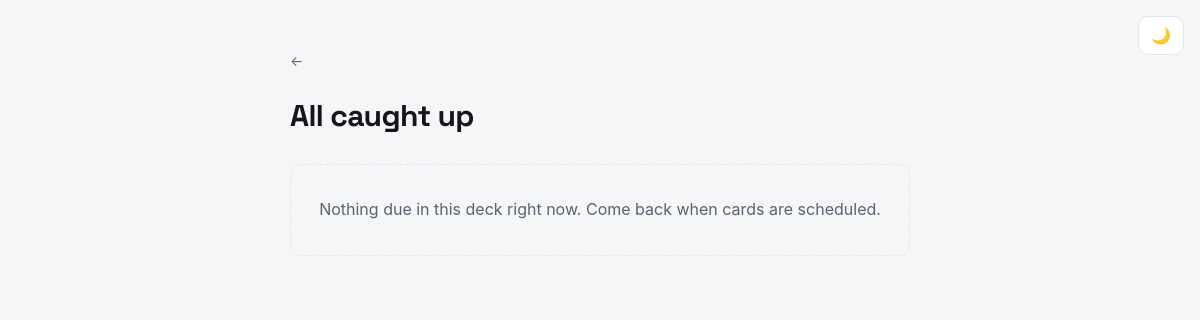
/decks/2/review, run on an earlier commit of the app's database.
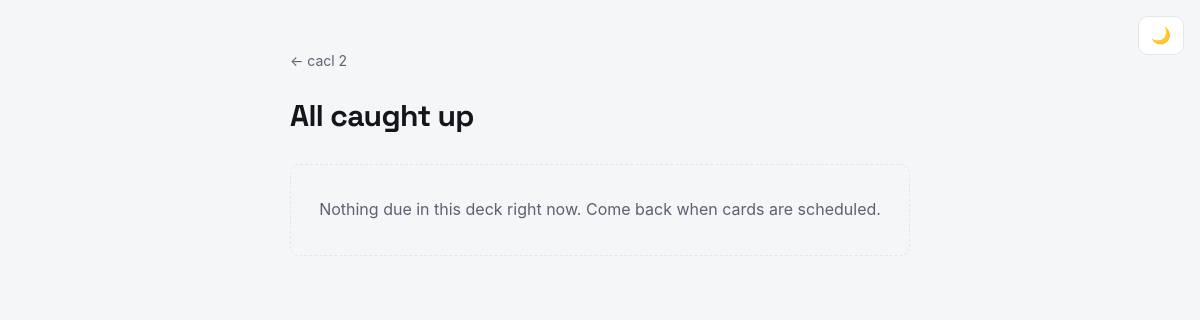
And on a later commit of the database.
### tables this page shows
CREATE TABLE decks (
    id INTEGER PRIMARY KEY AUTOINCREMENT,
    name TEXT NOT NULL
);

### app.py (the view)
@app.route("/decks/<int:deck_id>/review")
def review(deck_id):
    deck = db.get_deck(deck_id)
    cards = db.get_due_cards(deck_id)
    if not cards:
        return render_template("done.html", deck=deck)
    return render_template("review.html", deck=deck, card=cards[0])

### db.py (called while the page is built)
def get_connection():
    conn = sqlite3.connect(DATABASE)
    conn.row_factory = sqlite3.Row
    return conn

def get_deck(deck_id):
    conn = get_connection()
    deck = conn.execute("SELECT * FROM decks WHERE id = ?", (deck_id,)).fetchone()
    conn.close()
    return deck

def get_due_cards(deck_id):
    from datetime import date
    today = date.today().isoformat()
    conn = get_connection()
    cards = conn.execute(
        "SELECT * FROM cards WHERE deck_id = ? AND due_date <= ? ORDER BY due_date",
        (deck_id, today)
    ).fetchall()
    conn.close()
    return cards

### templates/done.html (shortened to what this page needs)
{% extends "base.html" %}
{% block content %}
  <a class="back" href="/decks/{{ deck['id'] }}">← {{ deck["name"] }}</a>
  <h1>All caught up</h1>
  <p class="empty">Nothing due in this deck right now. Come back when cards are scheduled.</p>
{% endblock %}

### templates/base.html (shortened to what this page needs)
<!DOCTYPE html>
<html lang="en">
<head>
  <link rel="stylesheet" href="{{ url_for('static', filename='style.css') }}">
</head>
<body>
  <button class="theme" id="theme">🌙</button>
  <div class="wrap">
    {% block content %}{% endblock %}
  </div>
</body>
</html>

### static/style.css (style rules this page uses)
:root { --ink: #15161c; --ink-soft: #5c6070; --paper: #f5f6f8; --card: #ffffff; --line: #e2e5ea; --accent: #0d7a5f; --again: #b23b2e; --hard: #c07615; --good: #0d7a5f; --easy: #2160c4; --radius: 10px; }
* { box-sizing: border-box; }
body { margin: 0; padding: 48px 20px; background: var(--paper); color: var(--ink); font: 16px/1.6 -apple-system, BlinkMacSystemFont, 'Segoe UI', sans-serif; }
.wrap { max-width: 620px; margin: 0 auto; }
h1 { font-family: 'Space Grotesk', sans-serif; font-size: 30px; font-weight: 700; letter-spacing: -0.02em; margin: 0 0 24px; }
.back { display: inline-block; margin-bottom: 20px; color: var(--ink-soft); text-decoration: none; font-size: 14px; }
button { padding: 11px 18px; border: none; border-radius: var(--radius); background: var(--ink); color: #fff; font: 500 15px 'Space Grotesk', sans-serif; cursor: pointer; }
.empty { padding: 32px 16px; text-align: center; color: var(--ink-soft); border: 1px dashed var(--line); border-radius: var(--radius); }
.theme { position: fixed; top: 16px; right: 16px; padding: 8px 12px; background: var(--card); color: var(--ink); border: 1px solid var(--line); font-size: 16px; }

What changed in the data, as far as the page shows it:
added decks: name "cacl 2"
